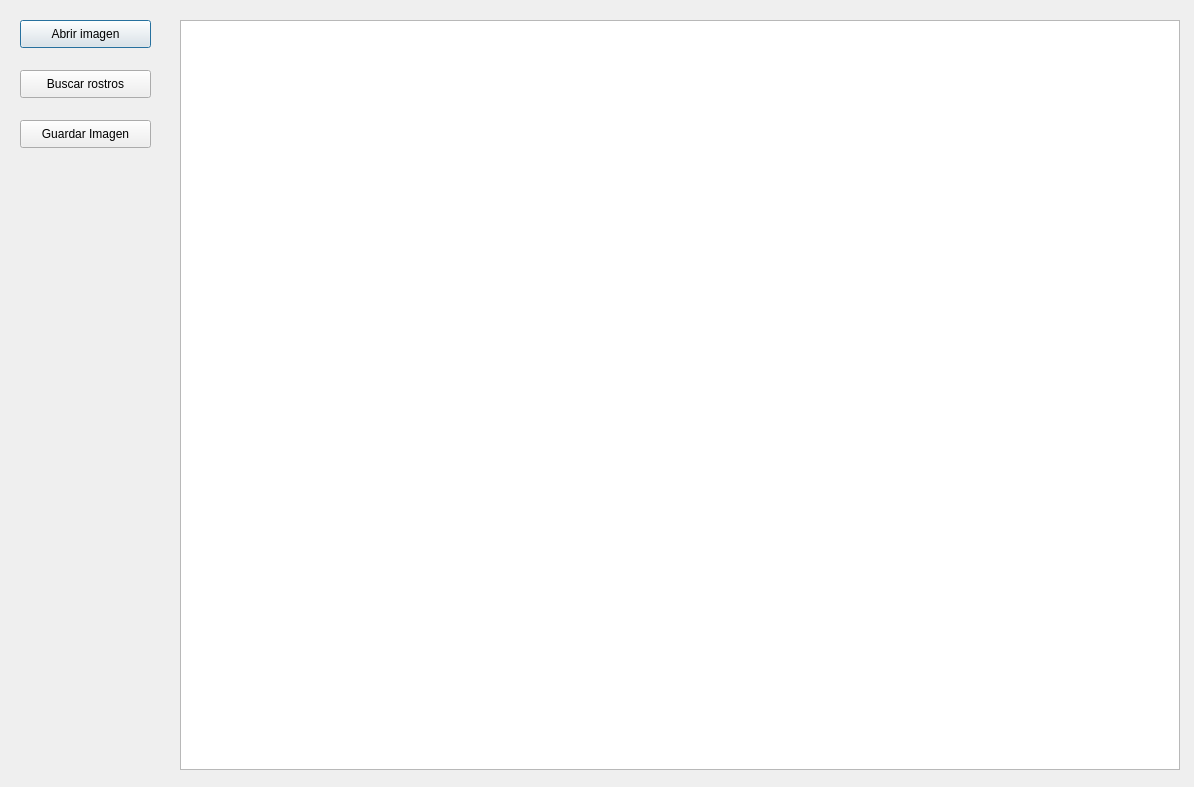
<?xml version="1.0" encoding="UTF-8"?>
<ui version="4.0">
 <class>Dialog</class>
 <widget class="QDialog" name="Dialog">
  <property name="geometry">
   <rect>
    <x>0</x>
    <y>0</y>
    <width>1194</width>
    <height>787</height>
   </rect>
  </property>
  <property name="windowTitle">
   <string>Dialog</string>
  </property>
  <widget class="QPushButton" name="pushButton">
   <property name="geometry">
    <rect>
     <x>20</x>
     <y>20</y>
     <width>131</width>
     <height>28</height>
    </rect>
   </property>
   <property name="text">
    <string>Abrir imagen</string>
   </property>
  </widget>
  <widget class="QPushButton" name="pushButton_2">
   <property name="geometry">
    <rect>
     <x>20</x>
     <y>70</y>
     <width>131</width>
     <height>28</height>
    </rect>
   </property>
   <property name="text">
    <string>Buscar rostros</string>
   </property>
  </widget>
  <widget class="QPushButton" name="pushButton_3">
   <property name="geometry">
    <rect>
     <x>20</x>
     <y>120</y>
     <width>131</width>
     <height>28</height>
    </rect>
   </property>
   <property name="text">
    <string>Guardar Imagen</string>
   </property>
  </widget>
  <widget class="QGraphicsView" name="graphicsView">
   <property name="geometry">
    <rect>
     <x>180</x>
     <y>20</y>
     <width>1000</width>
     <height>750</height>
    </rect>
   </property>
  </widget>
 </widget>
 <resources/>
 <connections/>
</ui>
